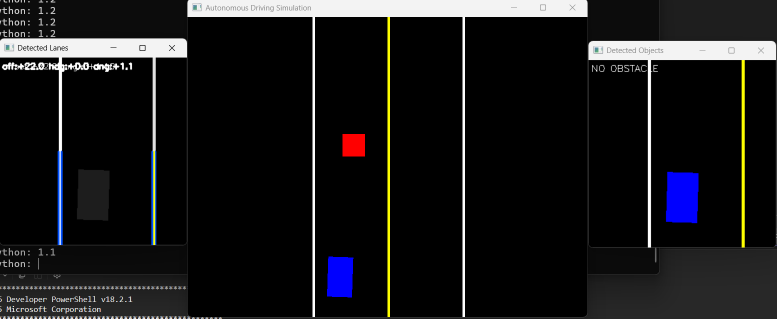
#> input picture IMAGES/image1.png, 1553 x 637 px (shown at 1/2 size)
$ python -i brain.py   (imports and definitions only)
#> lines starting #> are read from the running program, lines starting #| are printed output that depends on the picture; after the words box and inside, x2 and y2 are one past the last pixel; in counts of white or black regions, pixels touching at a corner belong together
#> further down, picture is the input picture: shape (637, 1553, 3); mean B, G, R 25.9, 24.3, 24.6
import socket
import time
import numpy as np
import cv2

HOST = "127.0.0.1"
PORT = 5000

ROI_W = 300
ROI_H = 300
IMAGE_SIZE = ROI_W * ROI_H * 4


# [12 lines left out: function receive_all, not called in this run]


class PIDController:
    # [22 lines left out: functions __init__, compute, not called in this run]

    def reset(self):
        self.previous_error = 0.0
        self.integral = 0.0


# [110 lines left out: functions bytes_to_frames, detect_lanes, not called in this run]


def detect_red_obstacle(bgr):
    object_debug = bgr.copy()

    hsv = cv2.cvtColor(bgr, cv2.COLOR_BGR2HSV)
#> hsv: shape (637, 1553, 3); mean H, S, V 2.2, 6.1, 28.1

    lower_red_1 = np.array([0, 120, 70])
    upper_red_1 = np.array([10, 255, 255])

    lower_red_2 = np.array([170, 120, 70])
    upper_red_2 = np.array([180, 255, 255])

    mask_1 = cv2.inRange(hsv, lower_red_1, upper_red_1)
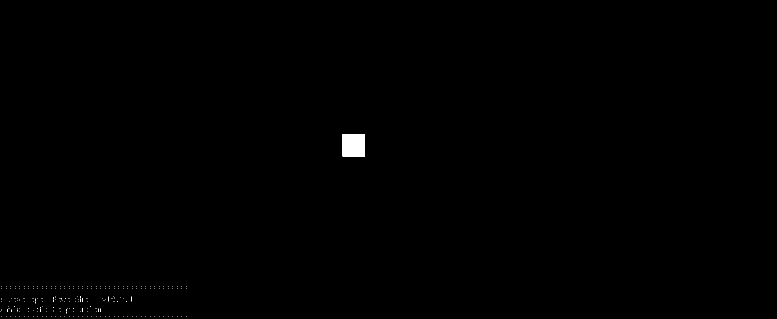
#> mask_1: shape (637, 1553) (shown at 1/2 size); 0.24% white; 223 white regions (222 under 20 px)
    mask_2 = cv2.inRange(hsv, lower_red_2, upper_red_2)
#> mask_2: shape (637, 1553); every value is 0

    red_mask = mask_1 + mask_2

    contours, _ = cv2.findContours(
        red_mask,
        cv2.RETR_EXTERNAL,
        cv2.CHAIN_APPROX_SIMPLE
    )
#> contours = 223 contours, 222 with area under 20; largest, box (x1, y1, x2, y2) and area: (685, 268, 730, 313) 1936

    obstacle_detected = False
    obstacle_center_x = None

    for contour in contours:
        area = cv2.contourArea(contour)

        if area < 1200:
            continue

        x, y, w, h = cv2.boundingRect(contour)

        obstacle_detected = True
        obstacle_center_x = x + w / 2.0

        cv2.rectangle(
            object_debug,
            (x, y),
            (x + w, y + h),
            (0, 255, 0),
            2
        )

        cv2.putText(
            object_debug,
            "RED OBSTACLE",
            (x, max(15, y - 5)),
            cv2.FONT_HERSHEY_SIMPLEX,
            0.45,
            (0, 255, 0),
            1
        )
#> this loop made 223 passes
#> contour on passes 1 to 3: [[372, 633]], [[363, 633]], [[354, 633]]
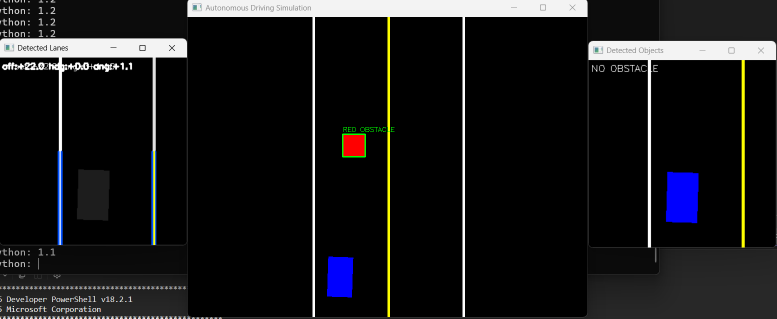
#> object_debug: shape (637, 1553, 3) (shown at 1/2 size); 0.08% of pixels changed, all inside (x1, y1, x2, y2) = (684, 254, 789, 315)

    if obstacle_detected:
        cv2.putText(
            object_debug,
            "COMMAND: LANE CHANGE",
            (4, 18),
            cv2.FONT_HERSHEY_SIMPLEX,
            0.5,
            (0, 0, 255),
            2
        )
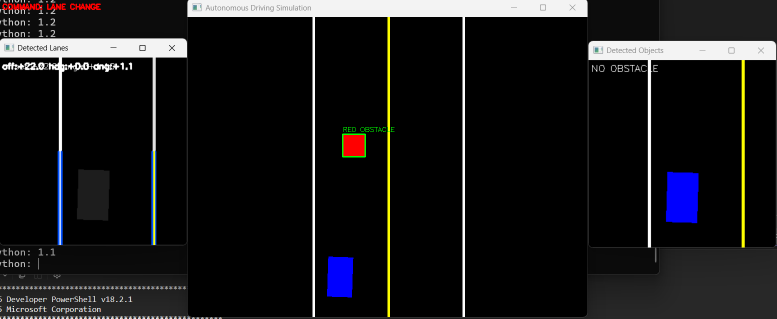
#> object_debug: shape (637, 1553, 3) (shown at 1/2 size); 0.15% of pixels changed, all inside (x1, y1, x2, y2) = (5, 7, 202, 20)
    else:
        cv2.putText(
            object_debug,
            "NO OBSTACLE",
            (4, 18),
            cv2.FONT_HERSHEY_SIMPLEX,
            0.5,
            (255, 255, 255),
            1
        )

    return obstacle_detected, object_debug, obstacle_center_x


# [141 lines left out: function start_server, not called in this run]


# [2 lines not run here, left out]

>>> import cv2
>>> picture = cv2.imread('IMAGES/image1.png')
>>> result = detect_red_obstacle(picture)

$ run again, on IMAGES/image2.png
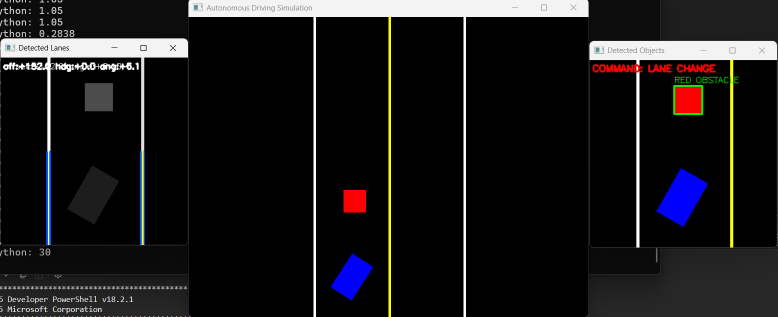
#> input picture IMAGES/image2.png, 1555 x 633 px (shown at 1/2 size)
#> picture is the input picture: shape (633, 1555, 3); mean B, G, R 25.9, 24.7, 25.9
#> hsv: shape (633, 1555, 3); mean H, S, V 2.3, 8.1, 29.7
#> in detect_red_obstacle, `mask_1 = cv2.inRange(hsv, lower_red_1, upper_red_1)`:
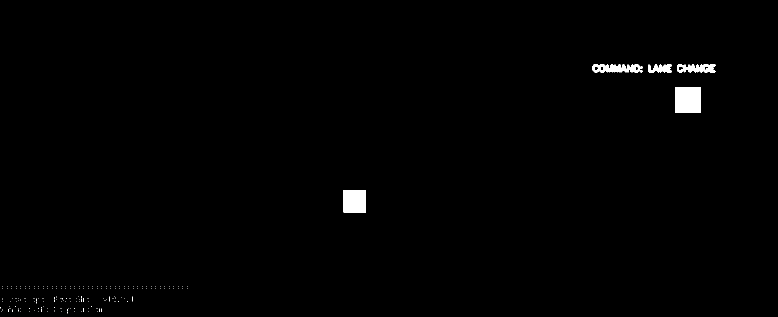
#> mask_1: shape (633, 1555) (shown at 1/2 size); 0.78% white; 187 white regions (181 under 20 px)
#> mask_2: shape (633, 1555); every value is 0
#> contours = 187 contours, 182 with area under 20; largest, box (x1, y1, x2, y2) and area: (1351, 174, 1402, 226) 2550, (687, 380, 732, 425) 1936, (1185, 128, 1286, 145) 1167, (1354, 128, 1432, 145) 878, (1296, 128, 1344, 145) 453
#> the loop in detect_red_obstacle, `for contour in contours:` made 187 passes
#> contour on passes 1 to 3: [[135, 624], [135, 626]], [[176, 623]], [[95, 623]]
#> in detect_red_obstacle, `cv2.putText( object_debug, "COMMAND: LANE CHANGE", (4, 18), cv2.FONT_H..`:
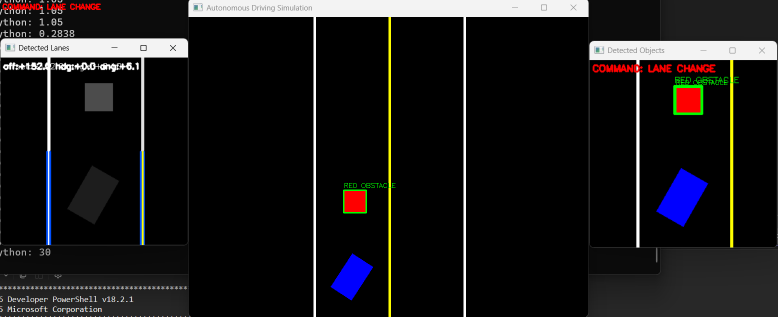
#> object_debug: shape (633, 1555, 3) (shown at 1/2 size); mean B, G, R 25.9, 25, 26.1

$ run again, on IMAGES/image3.png
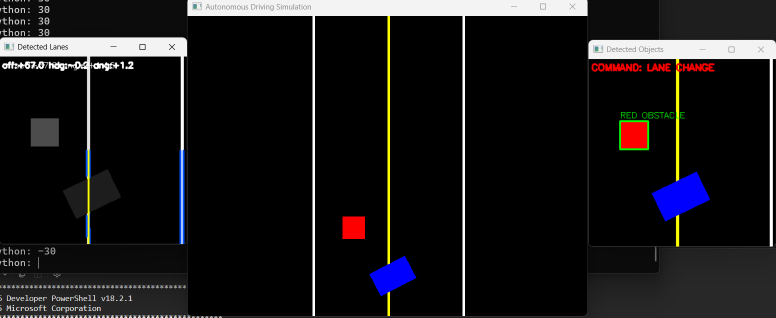
#> input picture IMAGES/image3.png, 1552 x 635 px (shown at 1/2 size)
#> picture is the input picture: shape (635, 1552, 3); mean B, G, R 25.5, 24.2, 25.5
#> hsv: shape (635, 1552, 3); mean H, S, V 2.2, 7.9, 29.2
#> in detect_red_obstacle, `mask_1 = cv2.inRange(hsv, lower_red_1, upper_red_1)`:
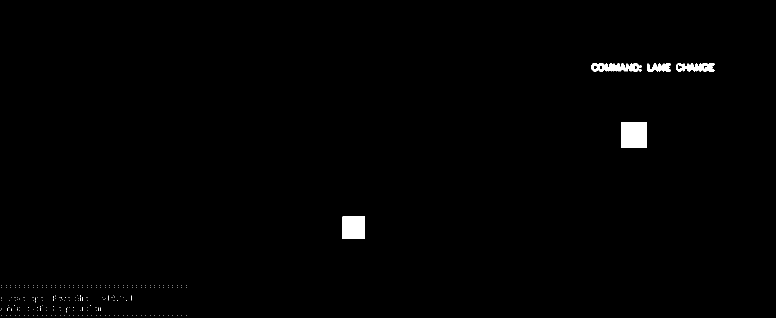
#> mask_1: shape (635, 1552) (shown at 1/2 size); 0.78% white; 228 white regions (222 under 20 px)
#> mask_2: shape (635, 1552); every value is 0
#> contours = 228 contours, 223 with area under 20; largest, box (x1, y1, x2, y2) and area: (1242, 245, 1294, 296) 2550, (685, 433, 730, 478) 1936, (1183, 126, 1284, 143) 1171, (1352, 126, 1430, 143) 870, (1294, 126, 1342, 143) 453
#> the loop in detect_red_obstacle, `for contour in contours:` made 228 passes
#> contour on passes 1 to 3: [[372, 631]], [[363, 631]], [[354, 631]]
#> in detect_red_obstacle, `cv2.putText( object_debug, "COMMAND: LANE CHANGE", (4, 18), cv2.FONT_H..`:
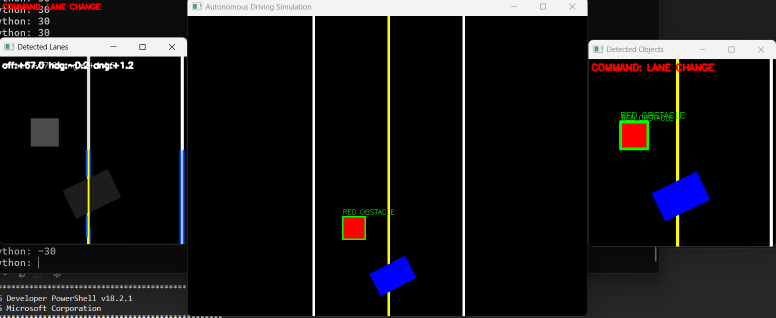
#> object_debug: shape (635, 1552, 3) (shown at 1/2 size); mean B, G, R 25.5, 24.5, 25.7

$ run again, on IMAGES/image4.png
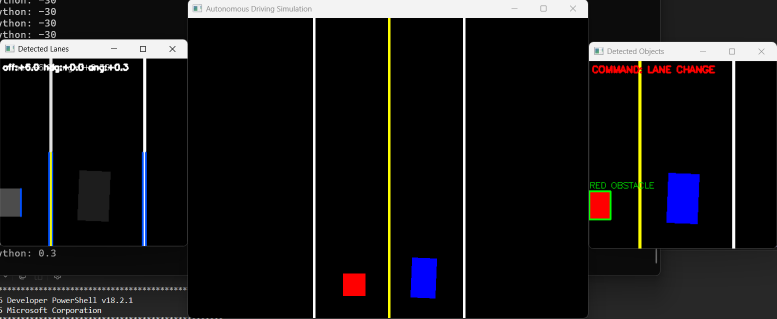
#> input picture IMAGES/image4.png, 1553 x 638 px (shown at 1/2 size)
#> picture is the input picture: shape (638, 1553, 3); mean B, G, R 26.2, 24.9, 26
#> hsv: shape (638, 1553, 3); mean H, S, V 2.3, 8, 29.8
#> in detect_red_obstacle, `mask_1 = cv2.inRange(hsv, lower_red_1, upper_red_1)`:
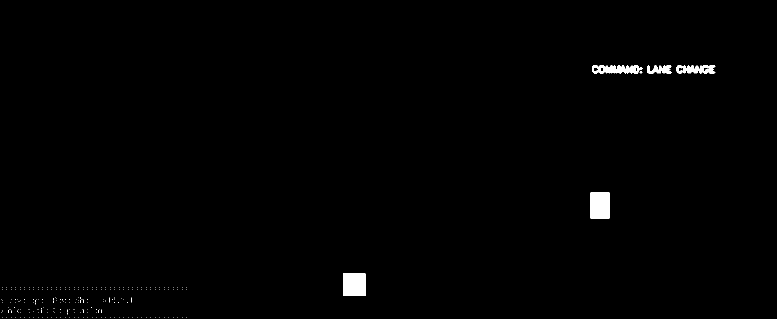
#> mask_1: shape (638, 1553) (shown at 1/2 size); 0.71% white; 228 white regions (223 under 20 px)
#> mask_2: shape (638, 1553); every value is 0
#> contours = 228 contours, 223 with area under 20; largest, box (x1, y1, x2, y2) and area: (686, 547, 731, 592) 1936, (1181, 385, 1219, 437) 1887, (1184, 130, 1285, 147) 1161, (1353, 130, 1431, 147) 878, (1295, 130, 1343, 147) 453
#> the loop in detect_red_obstacle, `for contour in contours:` made 228 passes
#> contour on passes 1 to 3: [[373, 635]], [[364, 635]], [[355, 635]]
#> in detect_red_obstacle, `cv2.putText( object_debug, "COMMAND: LANE CHANGE", (4, 18), cv2.FONT_H..`:
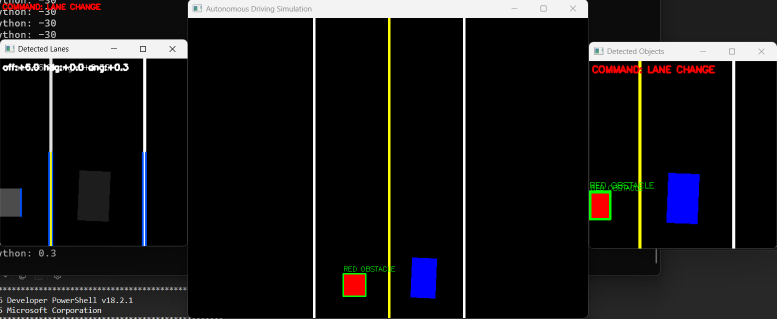
#> object_debug: shape (638, 1553, 3) (shown at 1/2 size); mean B, G, R 26.2, 25.2, 26.2
